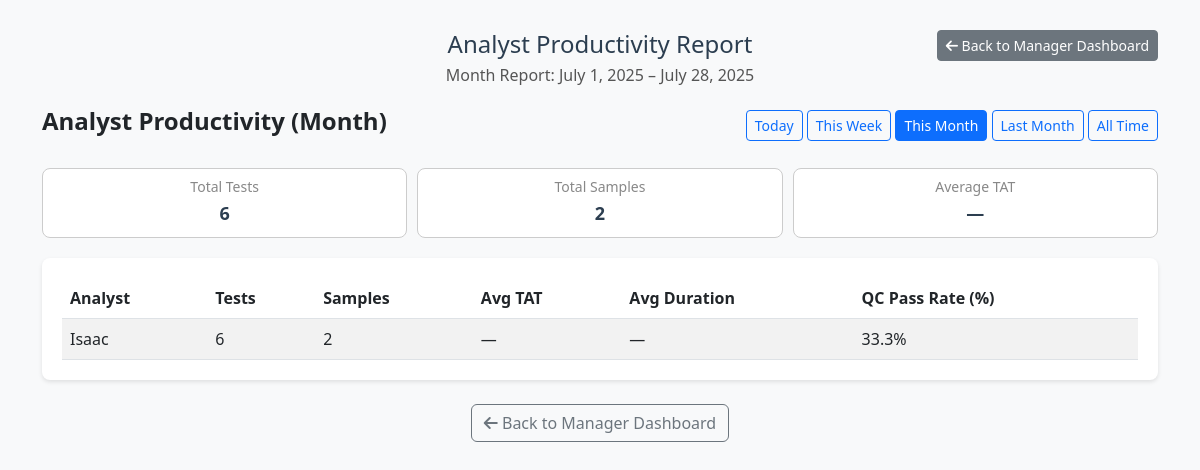
Screenshot of /reports/productivity/ (signed in) with the database file from the repository.
### users/models.py (models this page shows, shortened)
class User(AbstractUser):
    role = models.CharField(max_length=10, choices=RoleChoices.choices)

### lims/views/reports.py (the view, shortened to what this page needs)
# urls.py: path("reports/productivity/", analyst_productivity_view, name="analyst_productivity"),
@login_required
def analyst_productivity_view(request):
    today = timezone.now().date()
    range_type = request.GET.get("range", "month")
    if range_type == "day":
        start_date = end_date = today
    elif range_type == "week":
        start_date = today - timedelta(days=7)
        end_date = today
    elif range_type == "month":
        start_date = today.replace(day=1)
        end_date = today
    elif range_type == "last_month":
        first_day_this_month = today.replace(day=1)
        last_day_last_month = first_day_this_month - timedelta(days=1)
        start_date = last_day_last_month.replace(day=1)
        end_date = last_day_last_month
    elif range_type == "all_time":
        start_date = None
        end_date = today
    else:
        start_date = end_date = today
    if start_date:
        assignments = TestAssignment.objects.filter(
            status="verified",
            is_control=False,
            testresult__recorded_at__date__range=(start_date, end_date)
        )
        qc_range_filter = {"created_at__date__range": (start_date, end_date)}
    assignments = assignments.annotate(
        tat=ExpressionWrapper(
            F("testresult__recorded_at") - F("sample__received_date"),
            output_field=DurationField()
        ),
        duration=ExpressionWrapper(
            F("testresult__recorded_at") - F("testresult__started_at"),
            output_field=DurationField()
        )
    )
    productivity = (
        assignments
        .values(analyst_name=F("analyst__username"))
        .annotate(
            tests=Count("id"),
            samples=Count("sample", distinct=True),
            params=Count("parameter", distinct=True),
            avg_tat=Avg("tat"),
            avg_duration=Avg("duration")
        )
        .order_by("-tests")
    )
    qc_results = (
        QCMetrics.objects
        .filter(**qc_range_filter)
        .annotate(analyst_username=F("test_assignment__analyst__username"))
        .values("analyst_username")
        .annotate(
            total_qc=Count("id"),
            pass_qc=Count("id", filter=Q(status="pass"))
        )
    )
    qc_pass_rate_map = {
        row["analyst_username"]: round(100.0 * row["pass_qc"] / row["total_qc"], 1)
        if row["total_qc"] else 100.0
        for row in qc_results
    }
    def format_td(td):
        if not td:
            return "—"
        total_seconds = td.total_seconds()
        hours = int(total_seconds // 3600)
        minutes = int((total_seconds % 3600) // 60)
        return f"{hours}h {minutes}m"
    for person in productivity:
        person["avg_tat_human"] = format_td(person["avg_tat"])
        person["avg_duration_human"] = format_td(person["avg_duration"])
        person["qc_pass_rate"] = qc_pass_rate_map.get(person["analyst_name"], 100.0)
    total_tests = sum(p["tests"] for p in productivity)
    total_samples = sum(p["samples"] for p in productivity)
    if productivity:
        total_avg_tat_seconds = sum(
            p["avg_tat"].total_seconds() if p["avg_tat"] else 0
            for p in productivity
        ) / len(productivity)
        total_avg_tat = format_td(timedelta(seconds=total_avg_tat_seconds))
    else:
        total_avg_tat = "—"
    total_metrics = {
        "tests": total_tests,
        "samples": total_samples,
        "avg_tat_human": total_avg_tat
    }
    return render(request, "lims/analyst/analyst_productivity.html", {
        "productivity": productivity,
        "total_metrics": total_metrics,
        "start_date": start_date,
        "end_date": end_date,
        "range_type": range_type,
    })

### lims/templates/lims/analyst/analyst_productivity.html (shortened to what this page needs)
{% load static %}
<!DOCTYPE html>
<html lang="en">
<head>
    <link href="https://cdn.jsdelivr.net/npm/bootstrap@5.3.0/dist/css/bootstrap.min.css" rel="stylesheet">
    <link rel="stylesheet" href="https://cdnjs.cloudflare.com/ajax/libs/font-awesome/6.5.0/css/all.min.css">
</head>
<body>
<div class="container">
    <div class="header">
        <a href="{% url 'manager_dashboard' %}?range={{ range_type }}" class="btn btn-sm btn-secondary back-link">
            <i class="fas fa-arrow-left"></i> Back to Manager Dashboard
        </a>
        <h1>Analyst Productivity Report</h1>
        <p>{{ range_type|title }} Report:
            {% if start_date %}{{ start_date|date:"F j, Y" }}{% endif %}
            {% if end_date %} – {{ end_date|date:"F j, Y" }}{% endif %}
        </p>
    </div>
     <div class="d-flex justify-content-between align-items-center mb-4">
    <h4 class="fw-bold">Analyst Productivity ({{ range_type|title }})</h4>
    <div>
        <a href="?range=day" class="btn btn-outline-primary btn-sm {% if range_type == 'day' %}active{% endif %}">Today</a>
        <a href="?range=week" class="btn btn-outline-primary btn-sm {% if range_type == 'week' %}active{% endif %}">This Week</a>
        <a href="?range=month" class="btn btn-outline-primary btn-sm {% if range_type == 'month' %}active{% endif %}">This Month</a>
        <a href="?range=last_month" class="btn btn-outline-primary btn-sm {% if range_type == 'last_month' %}active{% endif %}">Last Month</a>
        <a href="?range=all_time" class="btn btn-outline-primary btn-sm {% if range_type == 'all_time' %}active{% endif %}">All Time</a>
    </div>
</div>
    <div class="summary-cards">
        <div class="card">
            <h5>Total Tests</h5>
            <div class="value">{{ total_metrics.tests }}</div>
        </div>
        <div class="card">
            <h5>Total Samples</h5>
            <div class="value">{{ total_metrics.samples }}</div>
        </div>
        <div class="card">
            <h5>Average TAT</h5>
            <div class="value">{{ total_metrics.avg_tat_human }}</div>
        </div>
    </div>
    <div class="table-container">
        <table class="table table-striped table-hover align-middle mb-0">
            <thead>
                <tr>
                    <th>Analyst</th>
                    <th>Tests</th>
                    <th>Samples</th>
                    <th>Avg TAT</th>
                    <th>Avg Duration</th>
                    <th>QC Pass Rate (%)</th>
                </tr>
            </thead>
            <tbody>
                {% for row in productivity %}
                <tr>
                    <td>{{ row.analyst_name }}</td>
                    <td>{{ row.tests }}</td>
                    <td>{{ row.samples }}</td>
                    <td>{{ row.avg_tat_human }}</td>
                    <td>{{ row.avg_duration_human }}</td>
                    <td>{{ row.qc_pass_rate }}%</td>
                </tr>
                {% empty %}
                <tr>
                    <td colspan="6" class="text-center text-muted py-4">No data available for this range.</td>
                </tr>
                {% endfor %}
            </tbody>
        </table>
    </div>
    <div class="text-center mt-4">
        <a href="{% url 'manager_dashboard' %}?range={{ range_type }}" class="btn btn-outline-secondary">
            <i class="fas fa-arrow-left"></i> Back to Manager Dashboard
        </a>
    </div>
</div>
</body>
</html>

### lims/templates/lims/analyst/analyst_productivity.html (style rules this page uses)
body { font-family: 'Segoe UI', Arial, sans-serif; background: #f8f9fa; }
.container { margin-top: 30px; }
.header { margin-bottom: 20px; text-align: center; position: relative; }
.header .back-link { position: absolute; top: 0; right: 0; }
.header h1 { font-size: 24px; color: #2c3e50; margin-bottom: 4px; }
.header p { color: #555; margin-bottom: 0; }
.summary-cards { display: flex; justify-content: space-between; gap: 10px; margin-bottom: 20px; flex-wrap: wrap; }
.summary-cards .card { flex: 1 1 30%; text-align: center; padding: 10px; border: 1px solid #ccc; border-radius: 8px; background: #fff; min-width: 150px; }
.summary-cards .card h5 { font-size: 14px; color: #888; margin-bottom: 5px; }
.summary-cards .card .value { font-size: 18px; font-weight: bold; color: #2c3e50; }
.table-container { background: #fff; padding: 20px; border-radius: 8px; box-shadow: 0 2px 4px rgba(0,0,0,0.1); }
th { background-color: #f1f3f5; }

### rows the page displays
User: last_login "July 28, 2025", analyst_name "Isaac", tests "6", samples "2", avg_tat_human "—", avg_duration_human "—", qc_pass_rate "33.3"

### other values shown
{{ range_type|title }} "Month"
{{ start_date|date:"F j, Y" }} "July 1, 2025"
{{ total_metrics.tests }} "6"
{{ total_metrics.samples }} "2"
{{ total_metrics.avg_tat_human }} "—"
